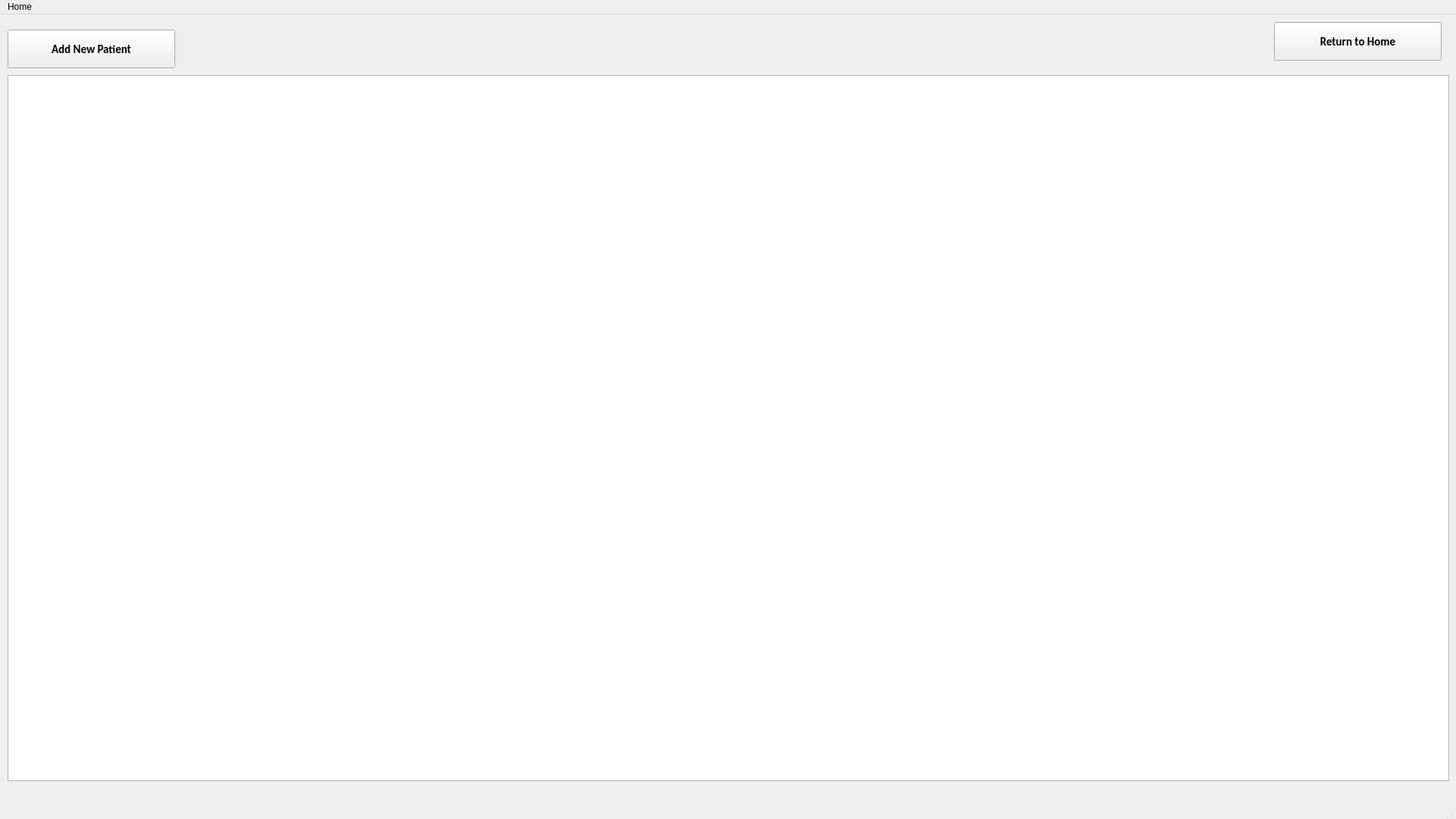
<?xml version="1.0" encoding="UTF-8"?>
<ui version="4.0">
 <class>MainWindow</class>
 <widget class="QMainWindow" name="MainWindow">
  <property name="geometry">
   <rect>
    <x>0</x>
    <y>0</y>
    <width>1920</width>
    <height>1080</height>
   </rect>
  </property>
  <property name="windowTitle">
   <string>MainWindow</string>
  </property>
  <widget class="QWidget" name="centralwidget">
   <widget class="QTableWidget" name="tableWidget">
    <property name="geometry">
     <rect>
      <x>10</x>
      <y>80</y>
      <width>1901</width>
      <height>931</height>
     </rect>
    </property>
   </widget>
   <widget class="QPushButton" name="pushButton">
    <property name="geometry">
     <rect>
      <x>10</x>
      <y>20</y>
      <width>221</width>
      <height>51</height>
     </rect>
    </property>
    <property name="font">
     <font>
      <family>Calibri</family>
      <pointsize>11</pointsize>
      <weight>75</weight>
      <bold>true</bold>
     </font>
    </property>
    <property name="text">
     <string>Add New Patient</string>
    </property>
   </widget>
   <widget class="QPushButton" name="pushButton_2">
    <property name="geometry">
     <rect>
      <x>1680</x>
      <y>10</y>
      <width>221</width>
      <height>51</height>
     </rect>
    </property>
    <property name="font">
     <font>
      <family>Calibri</family>
      <pointsize>11</pointsize>
      <weight>75</weight>
      <bold>true</bold>
     </font>
    </property>
    <property name="text">
     <string>Return to Home</string>
    </property>
   </widget>
  </widget>
  <widget class="QMenuBar" name="menubar">
   <property name="geometry">
    <rect>
     <x>0</x>
     <y>0</y>
     <width>1920</width>
     <height>21</height>
    </rect>
   </property>
   <widget class="QMenu" name="menuHome">
    <property name="title">
     <string>Home</string>
    </property>
   </widget>
   <addaction name="menuHome"/>
  </widget>
  <widget class="QStatusBar" name="statusbar"/>
 </widget>
 <resources/>
 <connections/>
</ui>
